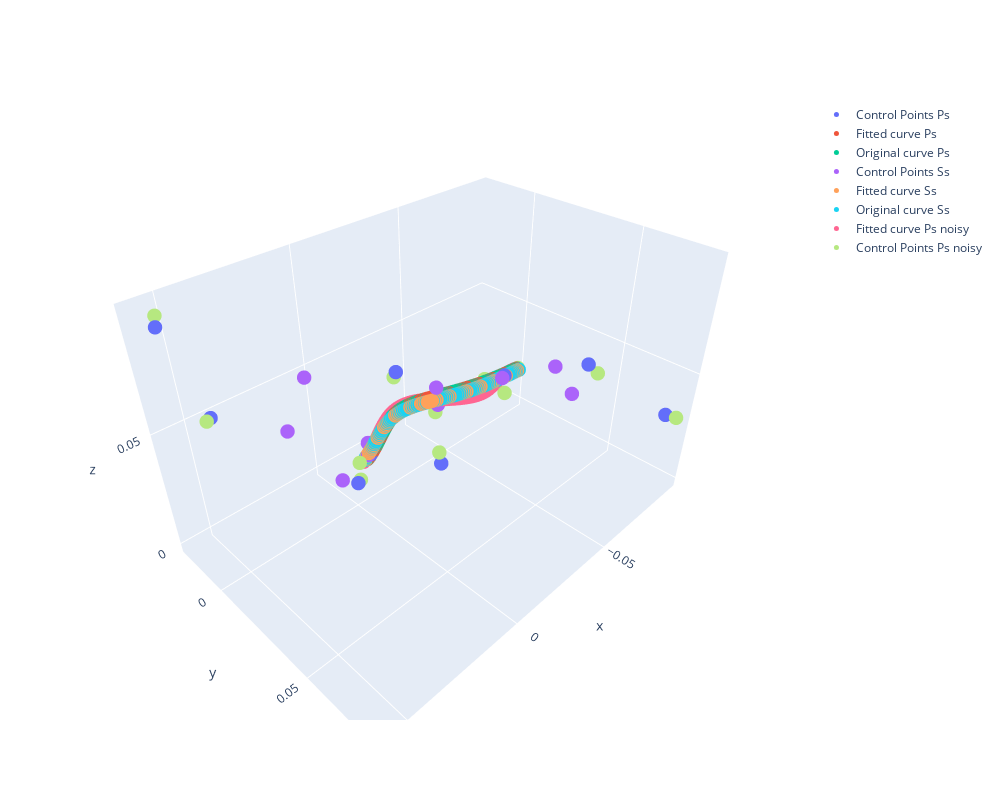

Notebook source saved alongside this figure:
### Code cell
fig = go.Figure(data=[
                      go.Scatter3d(x=data_ps[:, 0], y=data_ps[:, 1], z=data_ps[:, 2],
                                   mode='markers',
                                   marker=dict(size=5),
                                   name='Control Points Ps'),
                      go.Scatter3d(x=xvals_ps, y=yvals_ps, z=zvals_ps,
                                   mode='markers',
                                   marker=dict(size=5),
                                   name='Fitted curve Ps'),
                      go.Scatter3d(x=ps[:, 0], y=ps[:, 1], z=ps[:, 2],
                                   mode='markers',
                                   marker=dict(size=5),
                                   name='Original curve Ps'),
                      go.Scatter3d(x=data_ss[:, 0], y=data_ss[:, 1], z=data_ss[:, 2],
                                   mode='markers',
                                   marker=dict(size=5),
                                   name='Control Points Ss'),
                      go.Scatter3d(x=xvals_ss, y=yvals_ss, z=zvals_ss,
                                   mode='markers',
                                   marker=dict(size=5),
                                   name='Fitted curve Ss'),
                      go.Scatter3d(x=ss[:, 0], y=ss[:, 1], z=ss[:, 2],
                                   mode='markers',
                                   marker=dict(size=5),
                                   name='Original curve Ss'),
                      go.Scatter3d(x=noisy_xvals_ps, y=noisy_yvals_ps, z=noisy_zvals_ps,
                                   mode='markers',
                                   marker=dict(size=5),
                                   name='Fitted curve Ps noisy'),
                      go.Scatter3d(x=noisy_ps_data[:, 0], y=noisy_ps_data[:, 1], z=noisy_ps_data[:, 2],
                                   mode='markers',
                                   marker=dict(size=5),
                                   name='Control Points Ps noisy'),

],
                                   layout=go.Layout(
                            width=1000,
                            height=800,
                        ))
fig.show()
